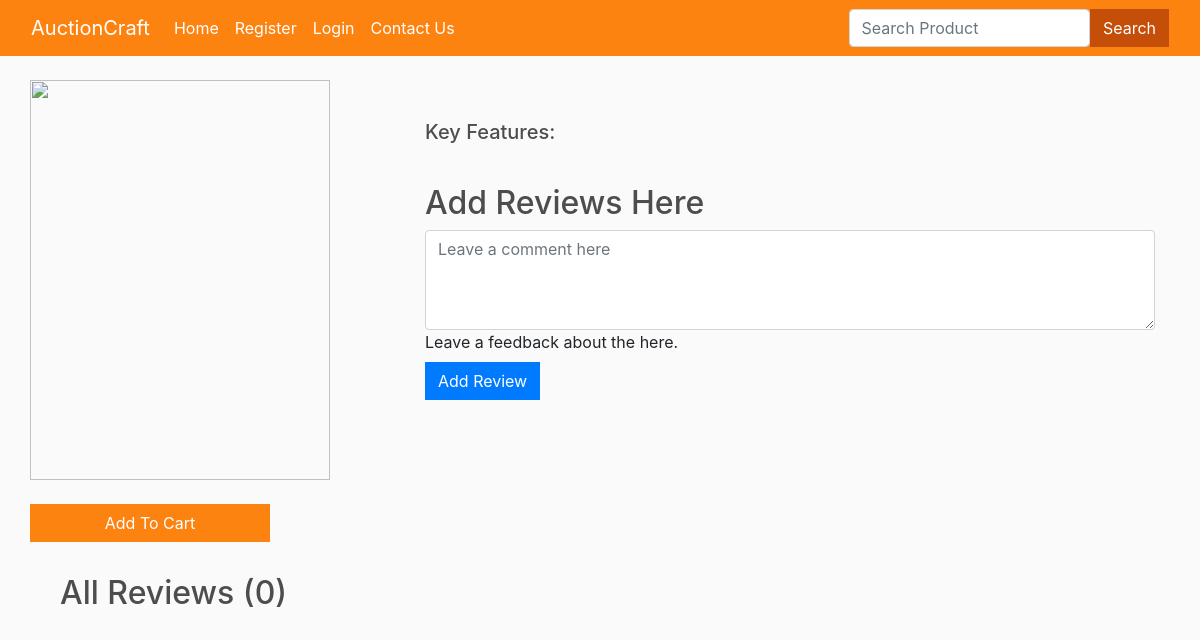
Before: /product_view/3/ with the older database file.
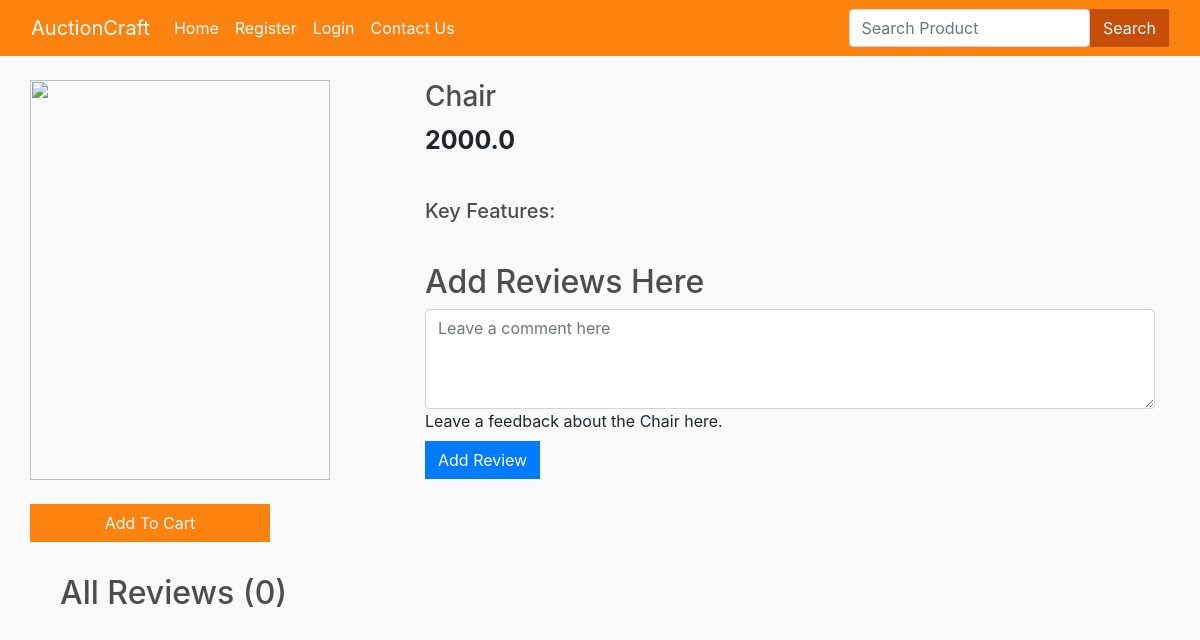
After: the same page with the newer database file.
### users/models.py (models this page shows, shortened)
class AuctionItem(models.Model):
    seller = models.ForeignKey(User, on_delete=models.CASCADE)
    name = models.CharField(max_length=100)
    price = models.FloatField()
    image = CloudinaryField('image')

### users/views.py (the view)
# urls.py: path("product_view/<int:myid>/", views.product_view, name="product_view"),
def product_view(request, myid):
    product = AuctionItem.objects.filter(id=myid).first()
    feature = AuctionItemFeature.objects.filter(product=product)
    reviews = AuctionItemReview.objects.filter(product=product)
    data = cartData(request)
    items = data['items']
    order = data['order']
    cartItems = data['cartItems']
    if request.method=="POST":
        customer = request.POST['customer']
        content = request.POST['content']
        review = AuctionItemReview(customer=customer, content=content, product=product)
        review.save()
        return redirect(f"/product_view/{product.id}")
    return render(request, "users/items.html", {'product':product, 'cartItems':cartItems, 'feature':feature, 'reviews':reviews})

### users/inherit.py (called while the page is built)
def cartData(request):
    if request.user.is_authenticated:
        customer = request.user.customer
        order, created = Purchase.objects.get_or_create(customer=customer, complete=False)
        items = order.purchaseitem_set.all()
        cartItems = order.get_cart_items
    else:
        items = []
        order = {'get_cart_total':0, 'get_cart_items':0}
        cartItems = order['get_cart_items']
    return {'cartItems':cartItems, 'items':items, 'order':order}

### users/templates/users/items.html (shortened to what this page needs)
{% extends 'users/base.html' %}
{% load static %}
{% block body %}
{% load humanize %}
<div class="container mt-4">
	<div class="row">
		<div class="col-md-4">
			<div class="row">
				<img src="{{ product.image.url }}" alt="" style="width: 300px; height: 400px;">
			</div>
			<br>
			<div class="row">
				<button data-product="{{product.id}}" data-action="add" class="btn add-btn update-cart"
					style="background-color: #FD8311; color: white; width: 15rem;">Add To Cart</button>
			</div>
			<br>
		</div>
		<div class="col-md-8">
			<h3>{{product.name}}</h3>
			<p style="font-size: 25px;"><b>{{product.price}}</b></p>
			<br>
			<h5>Key Features:</h5>
			<br>
			<h2>Add Reviews Here</h2>
			<form method="POST" action="/product_view/{{product.id}}/"> {% csrf_token %}
				<div class="form-floating">
					<textarea class="form-control" placeholder="Leave a comment here" id="floatingTextarea2"
						style="height: 100px" id="content" name="content"></textarea>
					<label for="floatingTextarea2">Leave a feedback about the {{product.name}} here.</label>
					<br>
					<button type="submit" class="btn btn-primary">Add Review</button>
				</div>
			</form>
		</div>
	</div>
	<div class="container mt-2">
		<h2>All Reviews ({{reviews.count}})</h2>
	</div>
</div>
{% endblock %}

Changed rows visible on the page:
added AuctionItem: name "Chair", price "2000.0"
